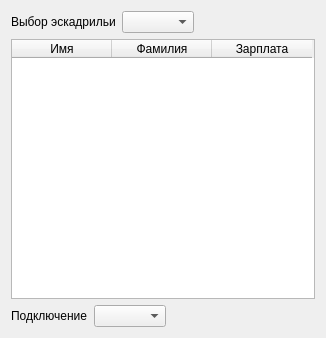
<?xml version="1.0" encoding="UTF-8"?>
<ui version="4.0">
 <class>MainWindow</class>
 <widget class="QMainWindow" name="MainWindow">
  <property name="geometry">
   <rect>
    <x>0</x>
    <y>0</y>
    <width>326</width>
    <height>338</height>
   </rect>
  </property>
  <property name="windowTitle">
   <string>MainWindow</string>
  </property>
  <widget class="QWidget" name="centralWidget">
   <layout class="QVBoxLayout" name="verticalLayout_2">
    <item>
     <layout class="QVBoxLayout" name="verticalLayout">
      <item>
       <layout class="QHBoxLayout" name="horizontalLayout">
        <property name="leftMargin">
         <number>0</number>
        </property>
        <property name="topMargin">
         <number>0</number>
        </property>
        <item>
         <widget class="QLabel" name="label">
          <property name="text">
           <string>Выбор эскадрильи</string>
          </property>
         </widget>
        </item>
        <item>
         <widget class="QComboBox" name="comboBox"/>
        </item>
        <item>
         <spacer name="horizontalSpacer">
          <property name="orientation">
           <enum>Qt::Horizontal</enum>
          </property>
          <property name="sizeHint" stdset="0">
           <size>
            <width>40</width>
            <height>20</height>
           </size>
          </property>
         </spacer>
        </item>
       </layout>
      </item>
      <item>
       <widget class="QTableWidget" name="tableWidget">
        <attribute name="verticalHeaderVisible">
         <bool>false</bool>
        </attribute>
        <column>
         <property name="text">
          <string>Имя</string>
         </property>
         <property name="textAlignment">
          <set>AlignCenter</set>
         </property>
        </column>
        <column>
         <property name="text">
          <string>Фамилия</string>
         </property>
         <property name="textAlignment">
          <set>AlignCenter</set>
         </property>
        </column>
        <column>
         <property name="text">
          <string>Зарплата</string>
         </property>
         <property name="textAlignment">
          <set>AlignCenter</set>
         </property>
        </column>
       </widget>
      </item>
      <item>
       <layout class="QHBoxLayout" name="horizontalLayout_2">
        <property name="leftMargin">
         <number>0</number>
        </property>
        <property name="topMargin">
         <number>0</number>
        </property>
        <property name="bottomMargin">
         <number>0</number>
        </property>
        <item>
         <widget class="QLabel" name="label_2">
          <property name="text">
           <string>Подключение</string>
          </property>
         </widget>
        </item>
        <item>
         <widget class="QComboBox" name="comboBox_2"/>
        </item>
        <item>
         <spacer name="horizontalSpacer_2">
          <property name="orientation">
           <enum>Qt::Horizontal</enum>
          </property>
          <property name="sizeHint" stdset="0">
           <size>
            <width>40</width>
            <height>20</height>
           </size>
          </property>
         </spacer>
        </item>
       </layout>
      </item>
     </layout>
    </item>
   </layout>
  </widget>
 </widget>
 <layoutdefault spacing="6" margin="11"/>
 <resources/>
 <connections/>
</ui>
